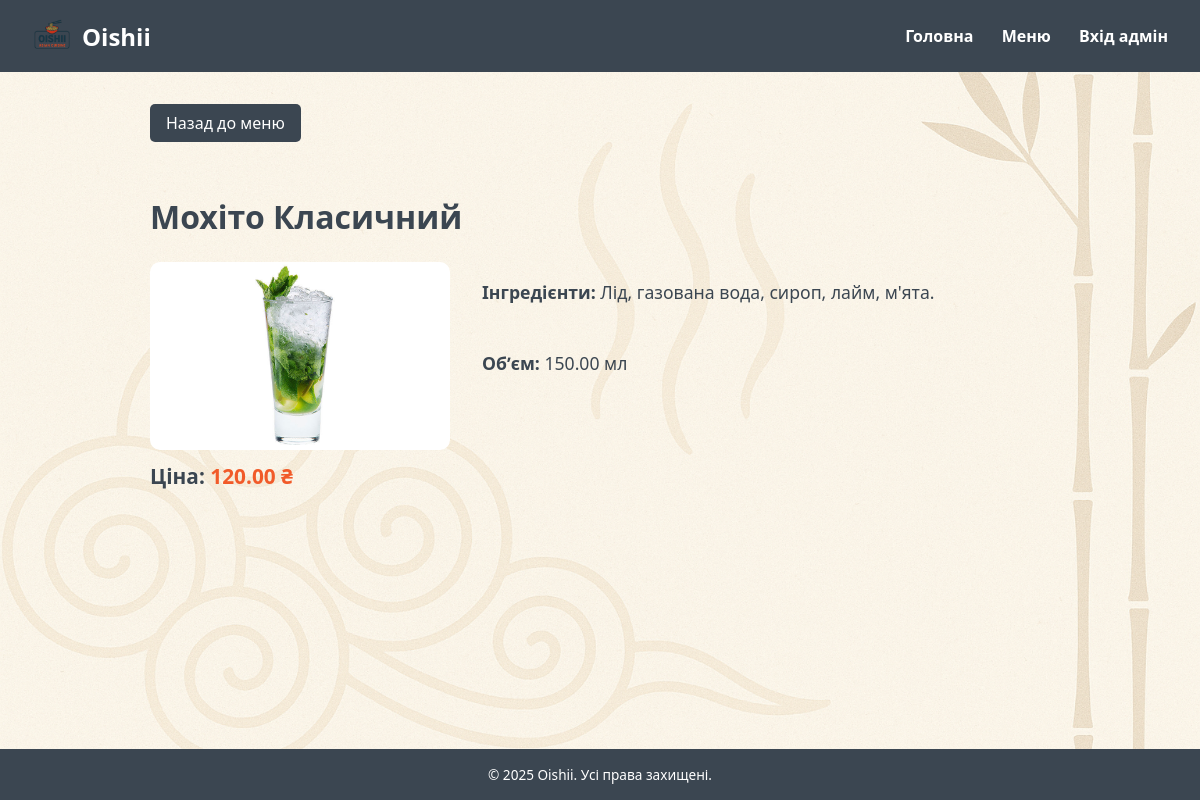
Page /beverage/MokhitoKlasychnyy/ on the committed database.
### Restaurant/models/beverage.py (models this page shows, shortened)
class Beverage(models.Model):
    name = models.CharField(max_length=100, unique=True)
    slug = models.SlugField(unique=True)
    price = models.DecimalField(max_digits=10, decimal_places=2)
    is_visible = models.BooleanField(default=True)
    description = models.TextField(blank=True, null=True)
    volume = models.DecimalField(max_digits=6, decimal_places=2)
    is_alcoholic = models.BooleanField(default=False)
    ingredients = models.TextField(blank=True, null=True)
    photo = models.ImageField(upload_to='beverages/')
    category = models.ForeignKey(Category, on_delete=models.CASCADE)
    sort = models.PositiveIntegerField(default=0)
    created_at = models.DateTimeField(auto_now_add=True)
    updated_at = models.DateTimeField(auto_now=True)
    class Meta:
        ordering = ['sort']
        db_table = 'beverage'

### Restaurant/views/beverage_detail_view.py (the view)
# urls.py: path('beverage/<slug:slug>/', beverage_detail_view, name='beverage_detail'),
def beverage_detail_view(request, slug):
    beverage = get_object_or_404(Beverage, slug=slug)
    return render(request, 'beverage_detail.html', {'beverage': beverage})

### templates/beverage_detail.html (shortened to what this page needs)
{% extends 'base.html' %}
{% block content %}
<div class="detail-container">
  <a href="{% url 'menu' %}" class="back-button">Назад до меню</a>
  <h1 style="margin-bottom: 1.5rem;">{{ beverage.name }}</h1>
  <div class="detail-wrapper">
    <div class="detail-image">
      <img src="{{ beverage.photo.url }}" alt="{{ beverage.name }}">
      <p><strong>Ціна:</strong> <span style="color: var(--main-color); font-weight: bold;">{{ beverage.price }} ₴</span></p>
    </div>
    <div class="detail-info">
      <p><strong>Інгредієнти:</strong> {{ beverage.ingredients }}</p>
      <p><strong>Обʼєм:</strong> {{ beverage.volume }} мл</p>
    </div>
  </div>
</div>
{% endblock %}

### rows in the picture
Beverage: name "Мохіто Класичний", photo (picture), price "120.00", ingredients "Лід, газована вода, сироп, лайм, м'ята.", volume "150.00"
